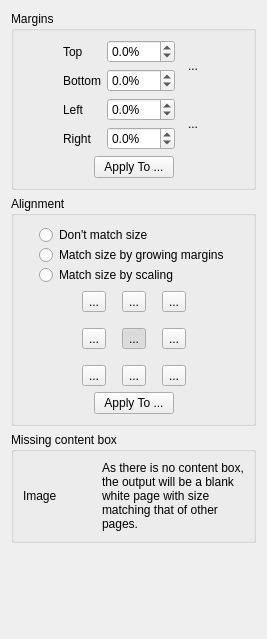
<?xml version="1.0" encoding="UTF-8"?>
<ui version="4.0">
 <class>PageLayoutOptionsWidget</class>
 <widget class="QWidget" name="PageLayoutOptionsWidget">
  <property name="geometry">
   <rect>
    <x>0</x>
    <y>0</y>
    <width>267</width>
    <height>639</height>
   </rect>
  </property>
  <property name="windowTitle">
   <string>Form</string>
  </property>
  <layout class="QVBoxLayout" name="verticalLayout_4">
   <item>
    <widget class="QGroupBox" name="marginsGroup">
     <property name="title">
      <string>Margins</string>
     </property>
     <layout class="QVBoxLayout" name="verticalLayout">
      <item>
       <layout class="QHBoxLayout" name="horizontalLayout_2">
        <item>
         <spacer name="horizontalSpacer_3">
          <property name="orientation">
           <enum>Qt::Horizontal</enum>
          </property>
          <property name="sizeHint" stdset="0">
           <size>
            <width>1</width>
            <height>1</height>
           </size>
          </property>
         </spacer>
        </item>
        <item>
         <layout class="QGridLayout" name="gridLayout">
          <item row="0" column="0">
           <widget class="QLabel" name="label">
            <property name="text">
             <string>Top</string>
            </property>
           </widget>
          </item>
          <item row="0" column="2" rowspan="2">
           <widget class="QToolButton" name="topBottomLink">
            <property name="minimumSize">
             <size>
              <width>24</width>
              <height>48</height>
             </size>
            </property>
            <property name="text">
             <string>...</string>
            </property>
            <property name="icon">
             <iconset resource="../../../resources/resources.qrc">
              <normaloff>:/icons/stock-vchain-broken-24.png</normaloff>
              <normalon>:/icons/stock-vchain-24.png</normalon>:/icons/stock-vchain-broken-24.png</iconset>
            </property>
            <property name="iconSize">
             <size>
              <width>9</width>
              <height>24</height>
             </size>
            </property>
            <property name="autoRaise">
             <bool>true</bool>
            </property>
           </widget>
          </item>
          <item row="1" column="0">
           <widget class="QLabel" name="label_2">
            <property name="text">
             <string>Bottom</string>
            </property>
           </widget>
          </item>
          <item row="1" column="1">
           <widget class="QDoubleSpinBox" name="bottomMarginSpinBox">
            <property name="suffix">
             <string notr="true">%</string>
            </property>
            <property name="decimals">
             <number>1</number>
            </property>
            <property name="minimum">
             <double>-49.5</double>
            </property>
            <property name="maximum">
             <double>999.5</double>
            </property>
            <property name="singleStep">
             <double>0.5</double>
            </property>
           </widget>
          </item>
          <item row="2" column="0">
           <widget class="QLabel" name="label_3">
            <property name="text">
             <string>Left</string>
            </property>
           </widget>
          </item>
          <item row="2" column="1">
           <widget class="QDoubleSpinBox" name="leftMarginSpinBox">
            <property name="suffix">
             <string notr="true">%</string>
            </property>
            <property name="decimals">
             <number>1</number>
            </property>
            <property name="minimum">
             <double>-49.5</double>
            </property>
            <property name="maximum">
             <double>999.5</double>
            </property>
            <property name="singleStep">
             <double>0.5</double>
            </property>
           </widget>
          </item>
          <item row="2" column="2" rowspan="2">
           <widget class="QToolButton" name="leftRightLink">
            <property name="minimumSize">
             <size>
              <width>24</width>
              <height>48</height>
             </size>
            </property>
            <property name="text">
             <string>...</string>
            </property>
            <property name="icon">
             <iconset resource="../../../resources/resources.qrc">
              <normaloff>:/icons/stock-vchain-broken-24.png</normaloff>
              <normalon>:/icons/stock-vchain-24.png</normalon>:/icons/stock-vchain-broken-24.png</iconset>
            </property>
            <property name="iconSize">
             <size>
              <width>9</width>
              <height>24</height>
             </size>
            </property>
            <property name="checked">
             <bool>false</bool>
            </property>
            <property name="autoRaise">
             <bool>true</bool>
            </property>
           </widget>
          </item>
          <item row="3" column="0">
           <widget class="QLabel" name="label_4">
            <property name="text">
             <string>Right</string>
            </property>
           </widget>
          </item>
          <item row="3" column="1">
           <widget class="QDoubleSpinBox" name="rightMarginSpinBox">
            <property name="suffix">
             <string notr="true">%</string>
            </property>
            <property name="decimals">
             <number>1</number>
            </property>
            <property name="minimum">
             <double>-49.5</double>
            </property>
            <property name="maximum">
             <double>999.5</double>
            </property>
            <property name="singleStep">
             <double>0.5</double>
            </property>
           </widget>
          </item>
          <item row="0" column="1">
           <widget class="QDoubleSpinBox" name="topMarginSpinBox">
            <property name="suffix">
             <string notr="true">%</string>
            </property>
            <property name="decimals">
             <number>1</number>
            </property>
            <property name="minimum">
             <double>-49.5</double>
            </property>
            <property name="maximum">
             <double>999.5</double>
            </property>
            <property name="singleStep">
             <double>0.5</double>
            </property>
           </widget>
          </item>
         </layout>
        </item>
        <item>
         <spacer name="horizontalSpacer">
          <property name="orientation">
           <enum>Qt::Horizontal</enum>
          </property>
          <property name="sizeHint" stdset="0">
           <size>
            <width>1</width>
            <height>1</height>
           </size>
          </property>
         </spacer>
        </item>
       </layout>
      </item>
      <item>
       <layout class="QHBoxLayout" name="horizontalLayout_5">
        <item>
         <spacer name="horizontalSpacer_9">
          <property name="orientation">
           <enum>Qt::Horizontal</enum>
          </property>
          <property name="sizeHint" stdset="0">
           <size>
            <width>1</width>
            <height>1</height>
           </size>
          </property>
         </spacer>
        </item>
        <item>
         <widget class="QPushButton" name="applyMarginsBtn">
          <property name="text">
           <string>Apply To ...</string>
          </property>
         </widget>
        </item>
        <item>
         <spacer name="horizontalSpacer_10">
          <property name="orientation">
           <enum>Qt::Horizontal</enum>
          </property>
          <property name="sizeHint" stdset="0">
           <size>
            <width>1</width>
            <height>1</height>
           </size>
          </property>
         </spacer>
        </item>
       </layout>
      </item>
     </layout>
    </widget>
   </item>
   <item>
    <widget class="QGroupBox" name="alignmentGroup">
     <property name="title">
      <string>Alignment</string>
     </property>
     <layout class="QVBoxLayout" name="verticalLayout_2">
      <item>
       <layout class="QHBoxLayout" name="horizontalLayout_3">
        <property name="spacing">
         <number>0</number>
        </property>
        <item>
         <spacer name="horizontalSpacer_7">
          <property name="orientation">
           <enum>Qt::Horizontal</enum>
          </property>
          <property name="sizeHint" stdset="0">
           <size>
            <width>0</width>
            <height>0</height>
           </size>
          </property>
         </spacer>
        </item>
        <item>
         <layout class="QVBoxLayout" name="verticalLayout_3">
          <item>
           <widget class="QRadioButton" name="matchSizeDisabledRb">
            <property name="text">
             <string>Don't match size</string>
            </property>
            <attribute name="buttonGroup">
             <string notr="true">matchSizeButtonGroup</string>
            </attribute>
           </widget>
          </item>
          <item>
           <widget class="QRadioButton" name="matchSizeMarginsRb">
            <property name="text">
             <string>Match size by growing margins</string>
            </property>
            <attribute name="buttonGroup">
             <string notr="true">matchSizeButtonGroup</string>
            </attribute>
           </widget>
          </item>
          <item>
           <widget class="QRadioButton" name="matchSizeScaleRb">
            <property name="text">
             <string>Match size by scaling</string>
            </property>
            <attribute name="buttonGroup">
             <string notr="true">matchSizeButtonGroup</string>
            </attribute>
           </widget>
          </item>
         </layout>
        </item>
        <item>
         <spacer name="horizontalSpacer_8">
          <property name="orientation">
           <enum>Qt::Horizontal</enum>
          </property>
          <property name="sizeHint" stdset="0">
           <size>
            <width>0</width>
            <height>0</height>
           </size>
          </property>
         </spacer>
        </item>
       </layout>
      </item>
      <item>
       <layout class="QHBoxLayout" name="horizontalLayout_4">
        <item>
         <spacer name="horizontalSpacer_6">
          <property name="orientation">
           <enum>Qt::Horizontal</enum>
          </property>
          <property name="sizeHint" stdset="0">
           <size>
            <width>1</width>
            <height>1</height>
           </size>
          </property>
         </spacer>
        </item>
        <item>
         <layout class="QGridLayout" name="gridLayout_2">
          <property name="spacing">
           <number>16</number>
          </property>
          <item row="0" column="0">
           <widget class="QToolButton" name="alignTopLeftBtn">
            <property name="text">
             <string>...</string>
            </property>
            <property name="icon">
             <iconset resource="../../../resources/resources.qrc">
              <normaloff>:/icons/stock-gravity-north-west-24.png</normaloff>:/icons/stock-gravity-north-west-24.png</iconset>
            </property>
            <property name="iconSize">
             <size>
              <width>24</width>
              <height>24</height>
             </size>
            </property>
            <property name="checkable">
             <bool>true</bool>
            </property>
            <property name="autoExclusive">
             <bool>true</bool>
            </property>
            <attribute name="buttonGroup">
             <string notr="true">alignmentButtonGroup</string>
            </attribute>
           </widget>
          </item>
          <item row="0" column="1">
           <widget class="QToolButton" name="alignTopBtn">
            <property name="text">
             <string>...</string>
            </property>
            <property name="icon">
             <iconset resource="../../../resources/resources.qrc">
              <normaloff>:/icons/stock-gravity-north-24.png</normaloff>:/icons/stock-gravity-north-24.png</iconset>
            </property>
            <property name="iconSize">
             <size>
              <width>24</width>
              <height>24</height>
             </size>
            </property>
            <property name="checkable">
             <bool>true</bool>
            </property>
            <property name="autoExclusive">
             <bool>true</bool>
            </property>
            <attribute name="buttonGroup">
             <string notr="true">alignmentButtonGroup</string>
            </attribute>
           </widget>
          </item>
          <item row="0" column="2">
           <widget class="QToolButton" name="alignTopRightBtn">
            <property name="text">
             <string>...</string>
            </property>
            <property name="icon">
             <iconset resource="../../../resources/resources.qrc">
              <normaloff>:/icons/stock-gravity-north-east-24.png</normaloff>:/icons/stock-gravity-north-east-24.png</iconset>
            </property>
            <property name="iconSize">
             <size>
              <width>24</width>
              <height>24</height>
             </size>
            </property>
            <property name="checkable">
             <bool>true</bool>
            </property>
            <property name="autoExclusive">
             <bool>true</bool>
            </property>
            <attribute name="buttonGroup">
             <string notr="true">alignmentButtonGroup</string>
            </attribute>
           </widget>
          </item>
          <item row="1" column="0">
           <widget class="QToolButton" name="alignLeftBtn">
            <property name="text">
             <string>...</string>
            </property>
            <property name="icon">
             <iconset resource="../../../resources/resources.qrc">
              <normaloff>:/icons/stock-gravity-west-24.png</normaloff>:/icons/stock-gravity-west-24.png</iconset>
            </property>
            <property name="iconSize">
             <size>
              <width>24</width>
              <height>24</height>
             </size>
            </property>
            <property name="checkable">
             <bool>true</bool>
            </property>
            <property name="autoExclusive">
             <bool>true</bool>
            </property>
            <attribute name="buttonGroup">
             <string notr="true">alignmentButtonGroup</string>
            </attribute>
           </widget>
          </item>
          <item row="1" column="1">
           <widget class="QToolButton" name="alignCenterBtn">
            <property name="text">
             <string>...</string>
            </property>
            <property name="icon">
             <iconset resource="../../../resources/resources.qrc">
              <normaloff>:/icons/stock-center-24.png</normaloff>:/icons/stock-center-24.png</iconset>
            </property>
            <property name="iconSize">
             <size>
              <width>24</width>
              <height>24</height>
             </size>
            </property>
            <property name="checkable">
             <bool>true</bool>
            </property>
            <property name="checked">
             <bool>true</bool>
            </property>
            <property name="autoExclusive">
             <bool>true</bool>
            </property>
            <attribute name="buttonGroup">
             <string notr="true">alignmentButtonGroup</string>
            </attribute>
           </widget>
          </item>
          <item row="1" column="2">
           <widget class="QToolButton" name="alignRightBtn">
            <property name="text">
             <string>...</string>
            </property>
            <property name="icon">
             <iconset resource="../../../resources/resources.qrc">
              <normaloff>:/icons/stock-gravity-east-24.png</normaloff>:/icons/stock-gravity-east-24.png</iconset>
            </property>
            <property name="iconSize">
             <size>
              <width>24</width>
              <height>24</height>
             </size>
            </property>
            <property name="checkable">
             <bool>true</bool>
            </property>
            <property name="autoExclusive">
             <bool>true</bool>
            </property>
            <attribute name="buttonGroup">
             <string notr="true">alignmentButtonGroup</string>
            </attribute>
           </widget>
          </item>
          <item row="2" column="0">
           <widget class="QToolButton" name="alignBottomLeftBtn">
            <property name="text">
             <string>...</string>
            </property>
            <property name="icon">
             <iconset resource="../../../resources/resources.qrc">
              <normaloff>:/icons/stock-gravity-south-west-24.png</normaloff>:/icons/stock-gravity-south-west-24.png</iconset>
            </property>
            <property name="iconSize">
             <size>
              <width>24</width>
              <height>24</height>
             </size>
            </property>
            <property name="checkable">
             <bool>true</bool>
            </property>
            <property name="autoExclusive">
             <bool>true</bool>
            </property>
            <attribute name="buttonGroup">
             <string notr="true">alignmentButtonGroup</string>
            </attribute>
           </widget>
          </item>
          <item row="2" column="1">
           <widget class="QToolButton" name="alignBottomBtn">
            <property name="text">
             <string>...</string>
            </property>
            <property name="icon">
             <iconset resource="../../../resources/resources.qrc">
              <normaloff>:/icons/stock-gravity-south-24.png</normaloff>:/icons/stock-gravity-south-24.png</iconset>
            </property>
            <property name="iconSize">
             <size>
              <width>24</width>
              <height>24</height>
             </size>
            </property>
            <property name="checkable">
             <bool>true</bool>
            </property>
            <property name="autoExclusive">
             <bool>true</bool>
            </property>
            <attribute name="buttonGroup">
             <string notr="true">alignmentButtonGroup</string>
            </attribute>
           </widget>
          </item>
          <item row="2" column="2">
           <widget class="QToolButton" name="alignBottomRightBtn">
            <property name="text">
             <string>...</string>
            </property>
            <property name="icon">
             <iconset resource="../../../resources/resources.qrc">
              <normaloff>:/icons/stock-gravity-south-east-24.png</normaloff>:/icons/stock-gravity-south-east-24.png</iconset>
            </property>
            <property name="iconSize">
             <size>
              <width>24</width>
              <height>24</height>
             </size>
            </property>
            <property name="checkable">
             <bool>true</bool>
            </property>
            <property name="autoExclusive">
             <bool>true</bool>
            </property>
            <attribute name="buttonGroup">
             <string notr="true">alignmentButtonGroup</string>
            </attribute>
           </widget>
          </item>
         </layout>
        </item>
        <item>
         <spacer name="horizontalSpacer_5">
          <property name="orientation">
           <enum>Qt::Horizontal</enum>
          </property>
          <property name="sizeHint" stdset="0">
           <size>
            <width>1</width>
            <height>1</height>
           </size>
          </property>
         </spacer>
        </item>
       </layout>
      </item>
      <item>
       <layout class="QHBoxLayout" name="horizontalLayout_6">
        <item>
         <spacer name="horizontalSpacer_11">
          <property name="orientation">
           <enum>Qt::Horizontal</enum>
          </property>
          <property name="sizeHint" stdset="0">
           <size>
            <width>1</width>
            <height>1</height>
           </size>
          </property>
         </spacer>
        </item>
        <item>
         <widget class="QPushButton" name="applyAlignmentBtn">
          <property name="text">
           <string>Apply To ...</string>
          </property>
         </widget>
        </item>
        <item>
         <spacer name="horizontalSpacer_12">
          <property name="orientation">
           <enum>Qt::Horizontal</enum>
          </property>
          <property name="sizeHint" stdset="0">
           <size>
            <width>1</width>
            <height>1</height>
           </size>
          </property>
         </spacer>
        </item>
       </layout>
      </item>
     </layout>
    </widget>
   </item>
   <item>
    <widget class="QGroupBox" name="missingContentBoxGroup">
     <property name="title">
      <string>Missing content box</string>
     </property>
     <layout class="QHBoxLayout" name="horizontalLayout">
      <item>
       <widget class="QLabel" name="warningIconLabel">
        <property name="text">
         <string notr="true">Image</string>
        </property>
       </widget>
      </item>
      <item>
       <widget class="QLabel" name="label_5">
        <property name="text">
         <string>As there is no content box, the output will be a blank white page with size matching that of other pages.</string>
        </property>
        <property name="wordWrap">
         <bool>true</bool>
        </property>
        <property name="textInteractionFlags">
         <set>Qt::LinksAccessibleByMouse|Qt::TextSelectableByMouse</set>
        </property>
       </widget>
      </item>
     </layout>
    </widget>
   </item>
   <item>
    <spacer name="verticalSpacer">
     <property name="orientation">
      <enum>Qt::Vertical</enum>
     </property>
     <property name="sizeHint" stdset="0">
      <size>
       <width>1</width>
       <height>1</height>
      </size>
     </property>
    </spacer>
   </item>
  </layout>
 </widget>
 <tabstops>
  <tabstop>topBottomLink</tabstop>
  <tabstop>topMarginSpinBox</tabstop>
  <tabstop>bottomMarginSpinBox</tabstop>
  <tabstop>leftRightLink</tabstop>
  <tabstop>leftMarginSpinBox</tabstop>
  <tabstop>rightMarginSpinBox</tabstop>
  <tabstop>applyMarginsBtn</tabstop>
  <tabstop>alignTopLeftBtn</tabstop>
  <tabstop>alignTopBtn</tabstop>
  <tabstop>alignTopRightBtn</tabstop>
  <tabstop>alignLeftBtn</tabstop>
  <tabstop>alignCenterBtn</tabstop>
  <tabstop>alignRightBtn</tabstop>
  <tabstop>alignBottomLeftBtn</tabstop>
  <tabstop>alignBottomBtn</tabstop>
  <tabstop>alignBottomRightBtn</tabstop>
  <tabstop>applyAlignmentBtn</tabstop>
 </tabstops>
 <resources>
  <include location="../../../resources/resources.qrc"/>
 </resources>
 <connections/>
 <buttongroups>
  <buttongroup name="matchSizeButtonGroup"/>
  <buttongroup name="alignmentButtonGroup"/>
 </buttongroups>
</ui>
